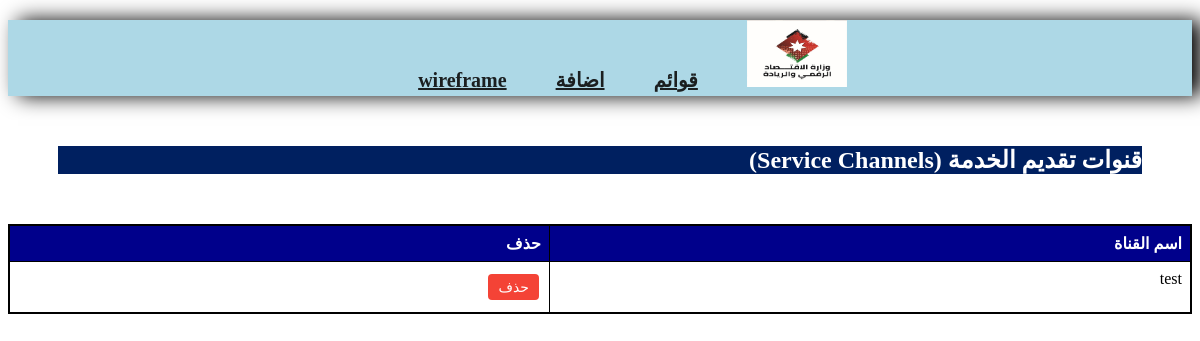
The page /channels on the database as committed earlier.
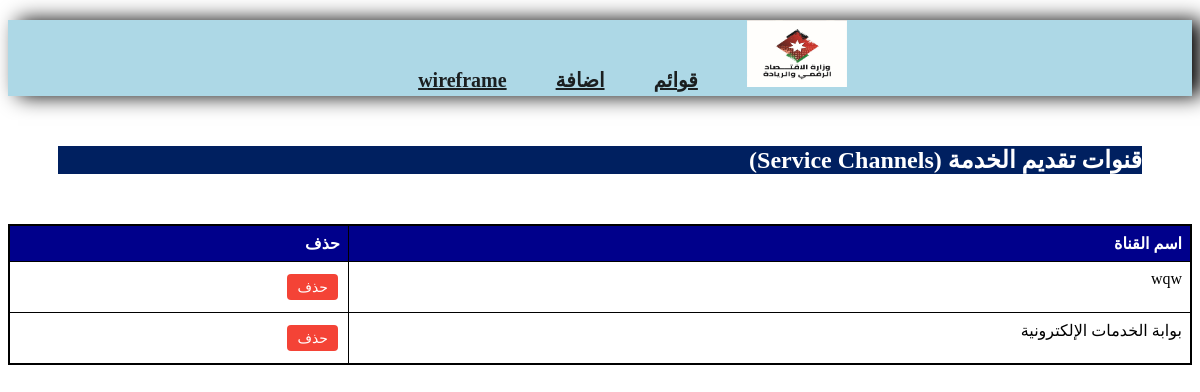
The same page on the database as committed later.
### app.py (models this page shows)
class ServiceChannel(db.Model):
    id = db.Column(db.Integer, primary_key=True)
    channel_name = db.Column(db.String(100), nullable=False)

### app.py (the view)
@app.route('/channels')
def show_all_channels():
    channels = ServiceChannel.query.all()
    return render_template('channels.html', channels=channels)

### templates/channels.html (shortened to what this page needs)
<!DOCTYPE html>
<html lang="en">
  <head>
    <link rel="stylesheet" href="../static/table.css" />
    <link rel="stylesheet" href="../static/navbar.css" />
  </head>
  <body>
    {% include 'navbar.html' %}
    <h1 class="title">قنوات تقديم الخدمة (Service Channels)</h1>
    <table>
      <thead>
        <tr>
          <th>اسم القناة</th>
          <th>حذف</th>
        </tr>
      </thead>
      <tbody>
        {% for channel in channels %}
        <tr>
          <td>{{ channel.channel_name }}</td>
          <td>
            <form
              action="/delete_channel/{{ channel.id }}"
              method="post"
              onsubmit="return confirm('هل انت متاكد من الحذف ؟')"
            >
              <button class="delete" type="submit">حذف</button>
            </form>
          </td>
        </tr>
        {% endfor %}
      </tbody>
    </table>
  </body>
</html>

Rows that differ between the two databases and show on the page:
changed ServiceChannel: channel_name "test" → "wqw"
added ServiceChannel: channel_name "بوابة الخدمات الإلكترونية"
